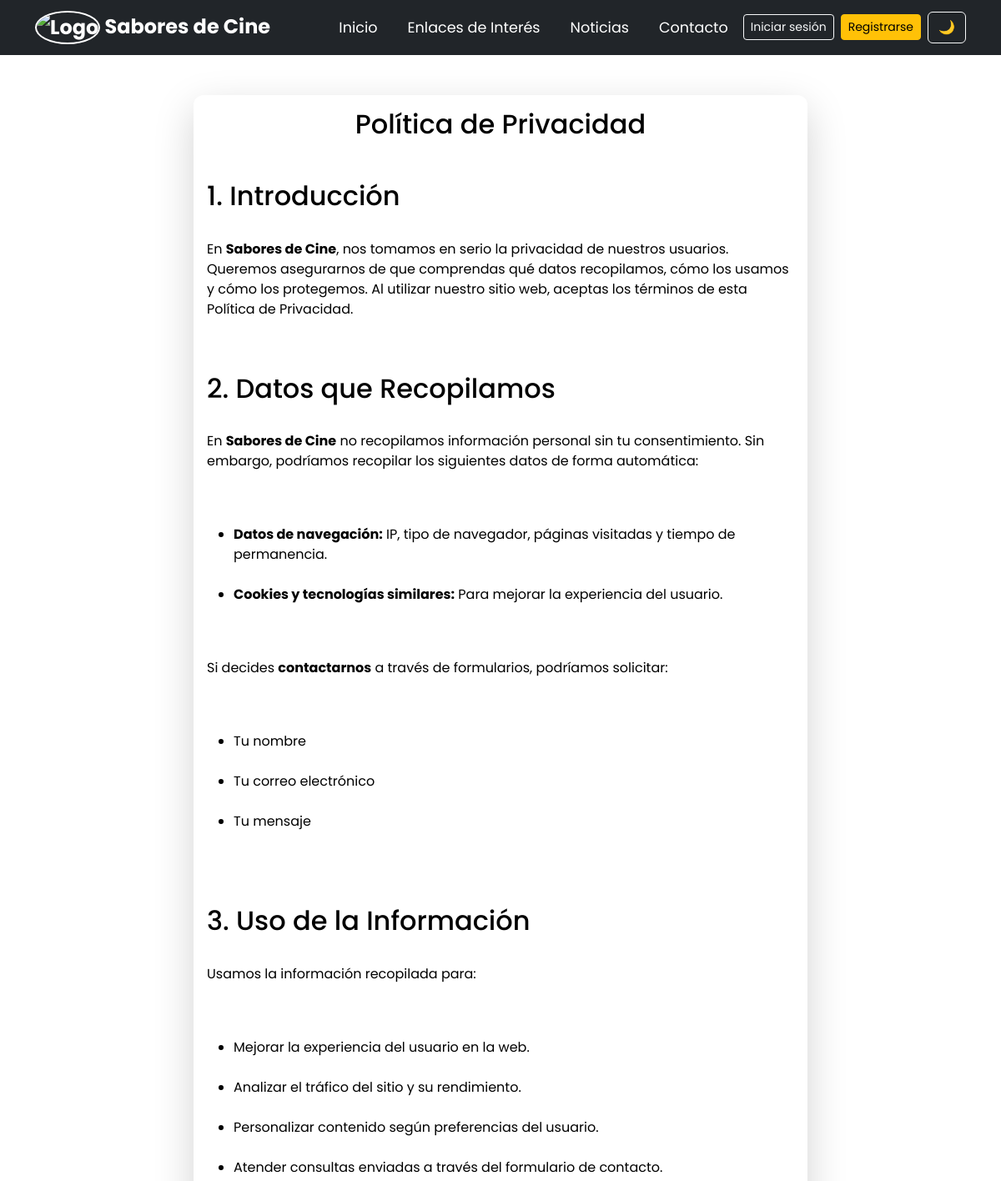
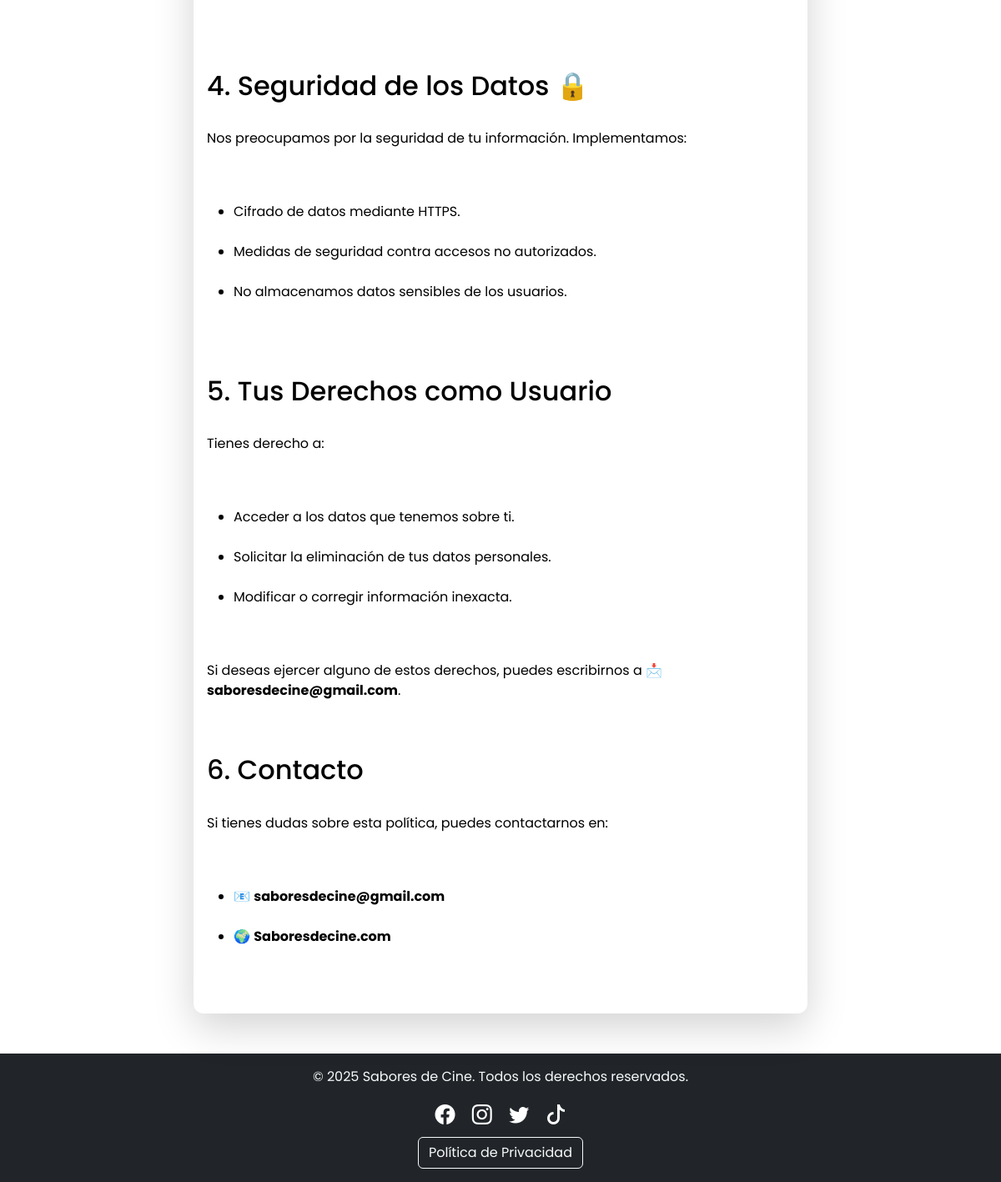
Page /privacidad on the committed database (2 pictures, top to bottom).
### saboresDeCine/models.py (models this page shows, shortened)
class PoliticaPrivacidad(models.Model):
    titulo = models.CharField(max_length=200, default="Política de Privacidad")
    contenido = models.TextField()
    fecha_actualizacion = models.DateTimeField(auto_now=True)

### saboresDeCine/views.py (the view)
# urls.py: path('privacidad', views.privacidad, name="privacidad"),
def privacidad(request):
    politica = PoliticaPrivacidad.objects.last()  # Obtener la última versión
    return render(request, 'privacidad.html', {'politica': politica})

### saboresDeCine/templates/privacidad.html
{% load static %}
{% include 'navBar.html' %}
<body>
    <div class="container py-5" style="min-height: 80vh;">
        <div class="row justify-content-center">
            <div class="col-lg-8">
                <div class="card shadow-lg border-0">
                    <div class="card-body">
                        <h2 class="card-title text-center mb-4">{{ politica.titulo }}</h2>
                        <div class="card-text" style="white-space: pre-line;">
                            {{ politica.contenido |safe }}
                        </div>
                    </div>
                </div>
            </div>
        </div>
    </div>
    {% include 'footer.html' %}
</body>

### saboresDeCine/static/css/styles.css (style rules this page uses)
body { font-family: 'Poppins', sans-serif; transition: background-color 0.3s, color 0.3s; }
.card { transition: all 0.3s ease-in-out; border: 2px solid #ddd; border-radius: 12px; overflow: hidden; background-color: white; color: black; }

### rows in the picture
PoliticaPrivacidad: titulo "Política de Privacidad", contenido "1. Introducción En Sabores de Cine , nos tomamos en serio la privacidad de nuestros usuarios. Queremos asegurarnos de que comprendas qué datos recopilamos, cómo los usamos y cómo los protegemos. Al utilizar nuestro sitio web, aceptas los términos de esta Política de Privacidad. 2. Datos que Recopilamos En Sabores de Cine no recopilamos información personal sin tu consentimiento. Sin embargo, podríamos recopilar los siguientes datos de forma automática: Datos de navegación: IP, tipo de navegador, páginas visitadas y tiempo de permanencia. Cookies y tecnologías similares: Para mejorar la experiencia del usuario. Si decides contactarnos a través de formularios, podríamos solicitar: Tu nombre…"
